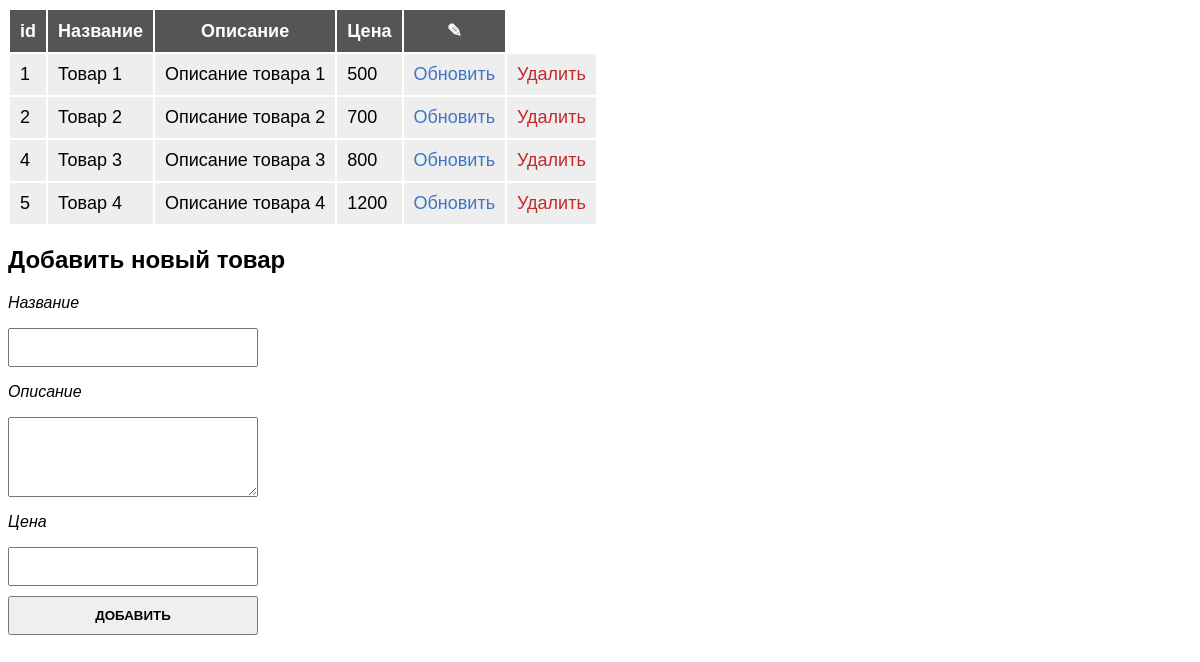
The page / on the database its author committed.
### tables this page shows
CREATE TABLE `goods` (
  `id` int(11) NOT NULL,
  `title` varchar(255) DEFAULT NULL,
  `description` text DEFAULT NULL,
  `price` int(11) DEFAULT NULL
);

### index.php (the view, shortened to what this page needs)
<?php
require_once 'config/connect.php';
$goods = mysqli_query($connect, "SELECT * FROM `goods`");
$goods = mysqli_fetch_all($goods);
?>
<!DOCTYPE html>
<html lang="ru">
<head>
  <link rel="stylesheet" href="css/style.css">
</head>
<body>
  <table>
    <tr>
      <th>id</th>
      <th>Название</th>
      <th>Описание</th>
      <th>Цена</th>
      <th>&#9998;</th>
    </tr>
    <?php
    foreach ($goods as $item) {
    ?>
      <tr>
        <td><?php echo $item[0] ?></td>
        <td><?= $item[1] ?></td>
        <td><?php echo $item[2] ?></td>
        <td><?php echo $item[3] ?></td>
        <td><a href="update.php?id=<?php echo $item[0] ?>">Обновить</a></td>
        <td><a href="vendor/delete.php?id=<?php echo $item[0] ?>">Удалить</a></td>
      </tr>
    <?php
    }
    ?>
  </table>
  <h2>Добавить новый товар</h2>
  <form action="vendor/create.php" method="post">
    <p>Название</p>
    <input type="text" name="title">
    <p>Описание</p>
    <textarea name="description"></textarea>
    <p>Цена</p>
    <input type="number" name="price">
    <button type="submit">Добавить</button>
  </form>
</body>
</html>

### css/style.css (style rules this page uses)
* { font-family: sans-serif; box-sizing: border-box; }
th, td { font-size: 18px; padding: 10px; }
th { background: #555; color: #fff; }
td { background: #eee; }
a { text-decoration: none; transition: 0.2s ease; color: #3f75c5; }
td:nth-child(6) > a { color: #c22a2a; }
p { font-style: italic; }
input, textarea, button { padding: 10px; display: block; min-height: 30px; width: 250px; margin-bottom: 10px; }
textarea { resize: vertical; height: 80px; }
button { text-transform: uppercase; font-weight: bold; cursor: pointer; }

### rows shown on the page
goods: id "1", title "Товар 1", description "Описание товара 1", price "500"
goods: id "2", title "Товар 2", description "Описание товара 2", price "700"
goods: id "4", title "Товар 3", description "Описание товара 3", price "800"
goods: id "5", title "Товар 4", description "Описание товара 4", price "1200"
